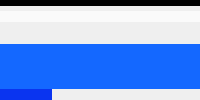
             <widget class="QWidget" name="network">
              <layout class="QVBoxLayout" name="verticalLayout_15">
               <property name="spacing">
                <number>0</number>
               </property>
               <property name="leftMargin">
                <number>0</number>
               </property>
               <property name="topMargin">
                <number>0</number>
               </property>
               <property name="rightMargin">
                <number>0</number>
               </property>
               <property name="bottomMargin">
                <number>0</number>
               </property>
               <item>
                <widget class="dmiLabel" name="zusiIpTitel" native="true">
                 <property name="sizePolicy">
                  <sizepolicy hsizetype="Preferred" vsizetype="Preferred">
                   <horstretch>0</horstretch>
                   <verstretch>25</verstretch>
                  </sizepolicy>
                 </property>
                 <property name="styleSheet">
                  <string notr="true">background:rgb(0,0,0)
</string>
                 </property>
                </widget>
               </item>
               <item>
                <widget class="QWidget" name="zusiIpDummy1" native="true">
                 <property name="sizePolicy">
                  <sizepolicy hsizetype="Preferred" vsizetype="Preferred">
                   <horstretch>0</horstretch>
                   <verstretch>25</verstretch>
                  </sizepolicy>
                 </property>
                 <property name="styleSheet">
                  <string notr="true"/>
                 </property>
                </widget>
               </item>
               <item>
                <widget class="dmiLabel" name="zusiIpOkBtn" native="true">
                 <property name="sizePolicy">
                  <sizepolicy hsizetype="Preferred" vsizetype="Preferred">
                   <horstretch>0</horstretch>
                   <verstretch>50</verstretch>
                  </sizepolicy>
                 </property>
                 <property name="styleSheet">
                  <string notr="true">background:rgb(250,250,250)
</string>
                 </property>
                </widget>
               </item>
               <item>
                <widget class="QWidget" name="zusiIpDummy2" native="true">
                 <property name="sizePolicy">
                  <sizepolicy hsizetype="Preferred" vsizetype="Preferred">
                   <horstretch>0</horstretch>
                   <verstretch>100</verstretch>
                  </sizepolicy>
                 </property>
                 <property name="styleSheet">
                  <string notr="true"/>
                 </property>
                </widget>
               </item>
               <item>
                <widget class="QWidget" name="zusiIpButtonsHolder" native="true">
                 <property name="sizePolicy">
                  <sizepolicy hsizetype="Preferred" vsizetype="Preferred">
                   <horstretch>0</horstretch>
                   <verstretch>200</verstretch>
                  </sizepolicy>
                 </property>
                 <property name="styleSheet">
                  <string notr="true"/>
                 </property>
                 <layout class="QGridLayout" name="gridLayout_2">
                  <property name="leftMargin">
                   <number>0</number>
                  </property>
                  <property name="topMargin">
                   <number>0</number>
                  </property>
                  <property name="rightMargin">
                   <number>0</number>
                  </property>
                  <property name="bottomMargin">
                   <number>0</number>
                  </property>
                  <property name="spacing">
                   <number>0</number>
                  </property>
                  <item row="2" column="0">
                   <widget class="dmiLabel" name="zusiIpBtn7" native="true">
                    <property name="sizePolicy">
                     <sizepolicy hsizetype="Preferred" vsizetype="Preferred">
                      <horstretch>0</horstretch>
                      <verstretch>0</verstretch>
                     </sizepolicy>
                    </property>
                    <property name="styleSheet">
                     <string notr="true">background:rgb(20,104,255)
</string>
                    </property>
                   </widget>
                  </item>
                  <item row="0" column="1">
                   <widget class="dmiLabel" name="zusiIpBtn2" native="true">
                    <property name="sizePolicy">
                     <sizepolicy hsizetype="Preferred" vsizetype="Preferred">
                      <horstretch>0</horstretch>
                      <verstretch>0</verstretch>
                     </sizepolicy>
                    </property>
                    <property name="styleSheet">
                     <string notr="true">background:rgb(20,104,255)
</string>
                    </property>
                   </widget>
                  </item>
                  <item row="0" column="0">
                   <widget class="dmiLabel" name="zusiIpBtn1" native="true">
                    <property name="sizePolicy">
                     <sizepolicy hsizetype="Preferred" vsizetype="Preferred">
                      <horstretch>0</horstretch>
                      <verstretch>0</verstretch>
                     </sizepolicy>
                    </property>
                    <property name="styleSheet">
                     <string notr="true">background:rgb(20,104,255)
</string>
                    </property>
                   </widget>
                  </item>
                  <item row="1" column="1">
                   <widget class="dmiLabel" name="zusiIpBtn5" native="true">
                    <property name="sizePolicy">
                     <sizepolicy hsizetype="Preferred" vsizetype="Preferred">
                      <horstretch>0</horstretch>
                      <verstretch>0</verstretch>
                     </sizepolicy>
                    </property>
                    <property name="styleSheet">
                     <string notr="true">background:rgb(20,104,255)
</string>
                    </property>
                   </widget>
                  </item>
                  <item row="2" column="2">
                   <widget class="dmiLabel" name="zusiIpBtn9" native="true">
                    <property name="sizePolicy">
                     <sizepolicy hsizetype="Preferred" vsizetype="Preferred">
                      <horstretch>0</horstretch>
                      <verstretch>0</verstretch>
                     </sizepolicy>
                    </property>
                    <property name="styleSheet">
                     <string notr="true">background:rgb(20,104,255)
</string>
                    </property>
                   </widget>
                  </item>
                  <item row="3" column="1">
                   <widget class="dmiLabel" name="zusiIpBtn0" native="true">
                    <property name="sizePolicy">
                     <sizepolicy hsizetype="Preferred" vsizetype="Preferred">
                      <horstretch>0</horstretch>
                      <verstretch>0</verstretch>
                     </sizepolicy>
                    </property>
                    <property name="styleSheet">
                     <string notr="true">background:rgb(20,104,255)
</string>
                    </property>
                   </widget>
                  </item>
                  <item row="1" column="2">
                   <widget class="dmiLabel" name="zusiIpBtn6" native="true">
                    <property name="sizePolicy">
                     <sizepolicy hsizetype="Preferred" vsizetype="Preferred">
                      <horstretch>0</horstretch>
                      <verstretch>0</verstretch>
                     </sizepolicy>
                    </property>
                    <property name="styleSheet">
                     <string notr="true">background:rgb(20,104,255)
</string>
                    </property>
                   </widget>
                  </item>
                  <item row="3" column="2">
                   <widget class="dmiLabel" name="zusiIpBtn11" native="true">
                    <property name="sizePolicy">
                     <sizepolicy hsizetype="Preferred" vsizetype="Preferred">
                      <horstretch>0</horstretch>
                      <verstretch>0</verstretch>
                     </sizepolicy>
                    </property>
                    <property name="styleSheet">
                     <string notr="true">background:rgb(20,104,255)
</string>
                    </property>
                   </widget>
                  </item>
                  <item row="0" column="2">
                   <widget class="dmiLabel" name="zusiIpBtn3" native="true">
                    <property name="sizePolicy">
                     <sizepolicy hsizetype="Preferred" vsizetype="Preferred">
                      <horstretch>0</horstretch>
                      <verstretch>0</verstretch>
                     </sizepolicy>
                    </property>
                    <property name="styleSheet">
                     <string notr="true">background:rgb(20,104,255)
</string>
                    </property>
                   </widget>
                  </item>
                  <item row="3" column="0">
                   <widget class="dmiLabel" name="zusiIpBtn10" native="true">
                    <property name="sizePolicy">
                     <sizepolicy hsizetype="Preferred" vsizetype="Preferred">
                      <horstretch>0</horstretch>
                      <verstretch>0</verstretch>
                     </sizepolicy>
                    </property>
                    <property name="styleSheet">
                     <string notr="true">background:rgb(20,104,255)
</string>
                    </property>
                   </widget>
                  </item>
                  <item row="1" column="0">
                   <widget class="dmiLabel" name="zusiIpBtn4" native="true">
                    <property name="sizePolicy">
                     <sizepolicy hsizetype="Preferred" vsizetype="Preferred">
                      <horstretch>0</horstretch>
                      <verstretch>0</verstretch>
                     </sizepolicy>
                    </property>
                    <property name="styleSheet">
                     <string notr="true">background:rgb(20,104,255)
</string>
                    </property>
                   </widget>
                  </item>
                  <item row="2" column="1">
                   <widget class="dmiLabel" name="zusiIpBtn8" native="true">
                    <property name="sizePolicy">
                     <sizepolicy hsizetype="Preferred" vsizetype="Preferred">
                      <horstretch>0</horstretch>
                      <verstretch>0</verstretch>
                     </sizepolicy>
                    </property>
                    <property name="styleSheet">
                     <string notr="true">background:rgb(20,104,255)
</string>
                    </property>
                   </widget>
                  </item>
                 </layout>
                </widget>
               </item>
               <item>
                <widget class="QWidget" name="zusiIpCloseHolder" native="true">
                 <property name="sizePolicy">
                  <sizepolicy hsizetype="Preferred" vsizetype="Preferred">
                   <horstretch>0</horstretch>
                   <verstretch>50</verstretch>
                  </sizepolicy>
                 </property>
                 <property name="styleSheet">
                  <string notr="true"/>
                 </property>
                 <layout class="QHBoxLayout" name="horizontalLayout_21">
                  <property name="spacing">
                   <number>0</number>
                  </property>
                  <property name="leftMargin">
                   <number>0</number>
                  </property>
                  <property name="topMargin">
                   <number>0</number>
                  </property>
                  <property name="rightMargin">
                   <number>0</number>
                  </property>
                  <property name="bottomMargin">
                   <number>0</number>
                  </property>
                  <item>
                   <widget class="dmiLabel" name="zusiIpClose" native="true">
                    <property name="sizePolicy">
                     <sizepolicy hsizetype="Preferred" vsizetype="Preferred">
                      <horstretch>80</horstretch>
                      <verstretch>0</verstretch>
                     </sizepolicy>
                    </property>
                    <property name="styleSheet">
                     <string notr="true">background:rgb(10,52,240)
</string>
                    </property>
                   </widget>
                  </item>
                  <item>
                   <widget class="QWidget" name="zusiIpCloseDummy" native="true">
                    <property name="sizePolicy">
                     <sizepolicy hsizetype="Preferred" vsizetype="Preferred">
                      <horstretch>225</horstretch>
                      <verstretch>0</verstretch>
                     </sizepolicy>
                    </property>
                    <property name="styleSheet">
                     <string notr="true"/>
                    </property>
                   </widget>
                  </item>
                 </layout>
                </widget>
               </item>
              </layout>
             </widget>
